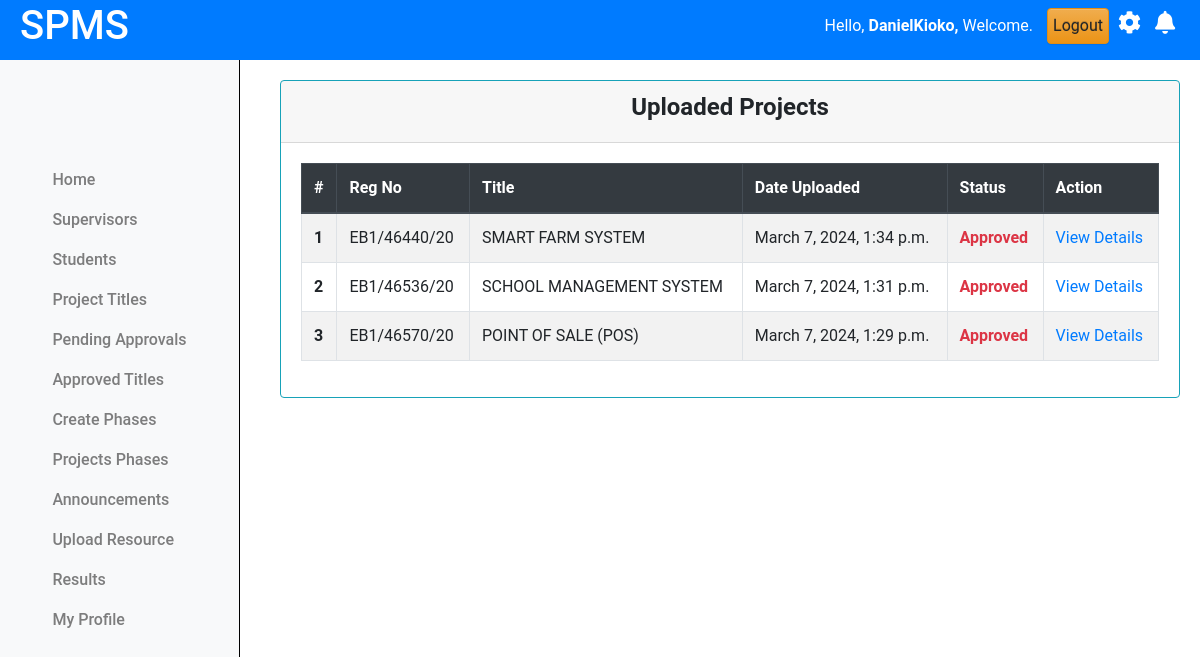
/coordinator/view_projects/ (signed in), run on the app's committed database.
### projectsApp/models.py (models this page shows, shortened)
class Coordinator(AbstractUser):
    pass

class Projects(models.Model):
    student = models.ForeignKey(Student, on_delete=models.CASCADE)
    title = models.CharField(max_length=255)
    description = models.TextField()
    objectives = models.TextField()
    lecturer = models.ForeignKey(Lecturer, on_delete=models.SET_NULL, null=True, blank=True)
    status = models.CharField(max_length=50, choices=[
        ('pending', 'Pending'),
        ('approved', 'Approved'),
        ('rejected', 'Rejected')
    ], default='pending')
    created_at = models.DateTimeField(auto_now_add=True)
    updated_at = models.DateTimeField(auto_now=True)

class Student(models.Model):
    regno = models.CharField(max_length=255, unique=True)
    email = models.EmailField(max_length=255, unique=True)
    name = models.CharField(max_length=255)
    phone_number = models.IntegerField(null=True, blank=True)
    intake_year = models.PositiveSmallIntegerField(default=2024)
    password = models.CharField(max_length=128, null=False, blank=False)
    user_id = models.AutoField(primary_key=True)
    last_login = models.DateTimeField(blank=True, null=True)
    USERNAME_FIELD = 'email'
    REQUIRED_FIELDS = ['regno', 'name', 'phone_number']
    class Meta:
        db_table = "students"

### projectsApp/AccessControl.py (the view)
    @login_required
    def wrapper(request, *args, **kwargs):
        if not isinstance(request.user, Coordinator):
            return redirect('cordinator_login')
        return function(request, *args, **kwargs)

### projectsApp/AccessControl.py (called while the page is built)
def coordinator_required(function):
    @login_required
    def wrapper(request, *args, **kwargs):
        if not isinstance(request.user, Coordinator):
            return redirect('cordinator_login')
        return function(request, *args, **kwargs)
    return wrapper

### projectsApp/views.py (called while the page is built)
@coordinator_required
def view_projects(request):
    projects = Projects.objects.all().order_by('-created_at')
    for i,project in enumerate(projects):
        project.index = i+1
        student = project.student
        project.reg_number = student.regno
    context = {'projects':projects}
    return render(request, 'cordinator/projects.html',context)

### projectsApp/templates/cordinator/projects.html
{% extends 'base.html' %}
{% load static %}
{% block content %}
{% include 'column1_cord.html' %}
<div class="content">
    <div class="container-fluid">
        <div class="row">
            <div class="card border-info">
                <div class="card-header text-center">
                    <h4><b>Uploaded Projects</b></h4>
                </div>
                <div class="card-body">
                    <table class="table table-bordered table-hover  table-striped border-info">
                        <thead class="thead-dark">
                            <tr>
                                <th scope="col">#</th>
                                <th scope="col">Reg No</th>
                                <th scope="col">Title</th>
                                <th scope="col">Date Uploaded</th>
                                <th scope="col">Status</th>
                                <th scope="col">Action</th>
                            </tr>
                        </thead>
                        <tbody>
                            {% if projects.exists %}
                                {% for project in projects %}
                                    <tr>
                                        <th scope="row">{{project.index}}</th>
                                        <td>{{project.reg_number|upper}}</td>
                                        <td>{{project.title|upper}}</td>
                                        <td>{{project.created_at}}</td>
                                        <td class="text-danger "><b>{{project.status|title}}</b></td>
                                        <td><a href="{% url "view_project_details" project.id%}"> View Details </a></td>
                                    </tr>
                            {% endfor %}
                            {% else %}
                                <tr>
                                    <td colspan="6" class="text-center text-danger">No Uploaded projects found.</td>
                                </tr>
                            {% endif %}
                        </tbody>
                    </table>
                </div>
            </div>
        </div>
    </div>
</div>
<link rel="stylesheet" href="{% static 'css/mystudents.css' %}">
{% endblock %}

### projectsApp/templates/base.html (shortened to what this page needs)
{% load static %}
<!doctype html>
<html class="no-js h-100" lang="en">
  <head>
    <link href="https://use.fontawesome.com/releases/v5.0.6/css/all.css" rel="stylesheet">
    <link href="https://stackpath.bootstrapcdn.com/bootstrap/4.5.2/css/bootstrap.min.css" rel="stylesheet">
    <link rel="stylesheet" href="https://cdn.jsdelivr.net/npm/bootstrap@3.3.7/dist/css/bootstrap-theme.min.css">
</head>
<body>
    <header>
        <div class="left">
            <h1>SPMS</h1>
        </div>
        <div class="right">
            <span class="username mb-3" style="padding:10px; font">
                Hello,
                <strong>
                    {% if request.user.is_authenticated %}
                        {% if request.user.is_staff %}
                            {{ request.user.username }},
                        {% else %}
                            {{ request.user.name }},
                        {% endif %}
                    {% else %}
                        Guest,
                    {% endif %}
                </strong>
                Welcome.
            </span>
            <a href="{% url 'logout' %}" class="btn btn-warning" style="padding:5px; font">Logout</a>
            <i class="fas fa-cog mb-3" style="font-size:23px; padding:5px;"></i>
            <i class="fas fa-bell mb-3" style="font-size:23px; padding:5px;"></i>
        </div>
    </header>
    {% block content %}
    {% endblock %}

### projectsApp/static/css/mystudents.css (style rules this page uses)
.content { margin-left: 250px; padding: 20px; margin-top: 60px; }
.card { width: 100%; margin-left: 10px; }

### projectsApp/templates/base.html (style rules this page uses)
body { font-family: 'Roboto', sans-serif; margin: 0; padding: 0; }
header { background-color: #007BFF; color: white; display: flex; justify-content: space-between; align-items: center; text-align: center; padding: 10px 20px; z-index: 20; position: fixed; top: 0; left: 0; width: 100%; height: 60px; }
header .left { display: flex; align-items: center; }

### data on the page
Coordinator: user.username "DanielKioko"
Projects: index "1", reg_number "EB1/46440/20", title "SMART FARM SYSTEM", created_at "March 7, 2024, 1:34 p.m.", status "Approved"
Projects: index "2", reg_number "EB1/46536/20", title "SCHOOL MANAGEMENT SYSTEM", created_at "March 7, 2024, 1:31 p.m.", status "Approved"
Projects: index "3", reg_number "EB1/46570/20", title "POINT OF SALE (POS)", created_at "March 7, 2024, 1:29 p.m.", status "Approved"
